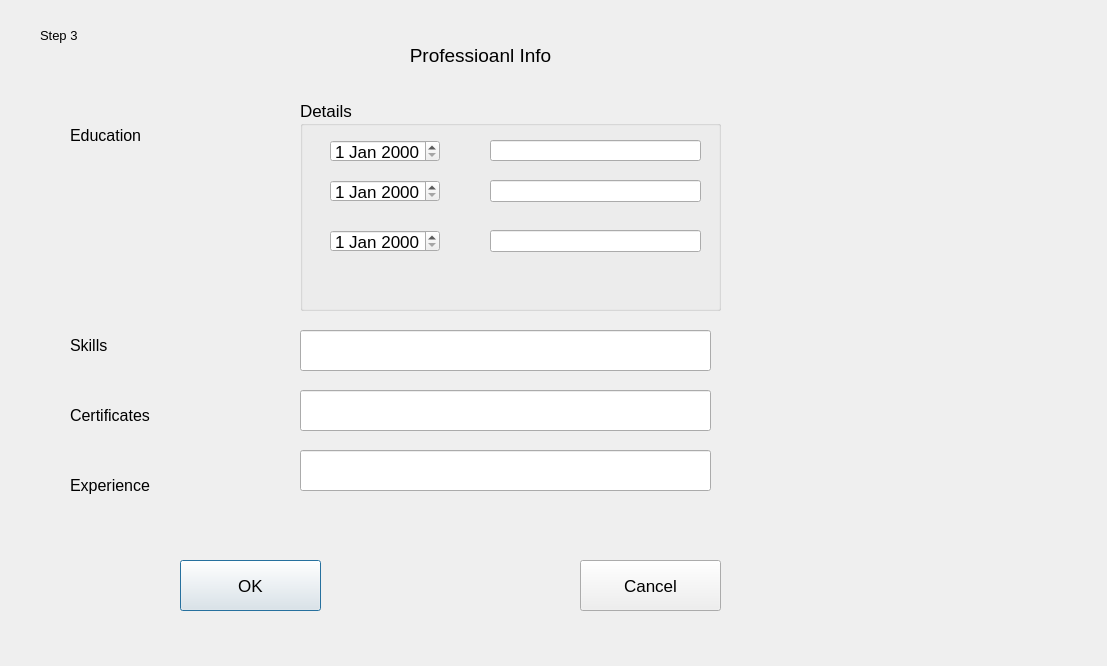
<?xml version="1.0" encoding="UTF-8"?>
<ui version="4.0">
 <class>step3idal</class>
 <widget class="QDialog" name="step3idal">
  <property name="geometry">
   <rect>
    <x>0</x>
    <y>0</y>
    <width>1107</width>
    <height>666</height>
   </rect>
  </property>
  <property name="font">
   <font>
    <pointsize>13</pointsize>
   </font>
  </property>
  <property name="windowTitle">
   <string>Dialog</string>
  </property>
  <widget class="QLabel" name="label">
   <property name="geometry">
    <rect>
     <x>40</x>
     <y>20</y>
     <width>141</width>
     <height>31</height>
    </rect>
   </property>
   <property name="font">
    <font>
     <pointsize>10</pointsize>
    </font>
   </property>
   <property name="text">
    <string>Step 3</string>
   </property>
  </widget>
  <widget class="QLabel" name="label_2">
   <property name="geometry">
    <rect>
     <x>260</x>
     <y>30</y>
     <width>441</width>
     <height>51</height>
    </rect>
   </property>
   <property name="font">
    <font>
     <pointsize>14</pointsize>
    </font>
   </property>
   <property name="text">
    <string>Professioanl Info</string>
   </property>
   <property name="alignment">
    <set>Qt::AlignCenter</set>
   </property>
  </widget>
  <widget class="QLabel" name="label_3">
   <property name="geometry">
    <rect>
     <x>70</x>
     <y>120</y>
     <width>151</width>
     <height>31</height>
    </rect>
   </property>
   <property name="font">
    <font>
     <pointsize>12</pointsize>
    </font>
   </property>
   <property name="text">
    <string>Education</string>
   </property>
  </widget>
  <widget class="QGroupBox" name="groupBox">
   <property name="geometry">
    <rect>
     <x>300</x>
     <y>100</y>
     <width>421</width>
     <height>211</height>
    </rect>
   </property>
   <property name="title">
    <string>Details</string>
   </property>
   <widget class="QDateEdit" name="dateEdit">
    <property name="geometry">
     <rect>
      <x>30</x>
      <y>40</y>
      <width>110</width>
      <height>22</height>
     </rect>
    </property>
   </widget>
   <widget class="QLineEdit" name="lineEdit">
    <property name="geometry">
     <rect>
      <x>190</x>
      <y>40</y>
      <width>211</width>
      <height>21</height>
     </rect>
    </property>
   </widget>
   <widget class="QDateEdit" name="dateEdit_2">
    <property name="geometry">
     <rect>
      <x>30</x>
      <y>80</y>
      <width>110</width>
      <height>22</height>
     </rect>
    </property>
   </widget>
   <widget class="QDateEdit" name="dateEdit_3">
    <property name="geometry">
     <rect>
      <x>30</x>
      <y>130</y>
      <width>110</width>
      <height>22</height>
     </rect>
    </property>
   </widget>
   <widget class="QLineEdit" name="lineEdit_2">
    <property name="geometry">
     <rect>
      <x>190</x>
      <y>80</y>
      <width>211</width>
      <height>22</height>
     </rect>
    </property>
   </widget>
   <widget class="QLineEdit" name="lineEdit_3">
    <property name="geometry">
     <rect>
      <x>190</x>
      <y>130</y>
      <width>211</width>
      <height>22</height>
     </rect>
    </property>
   </widget>
  </widget>
  <widget class="QLabel" name="label_4">
   <property name="geometry">
    <rect>
     <x>70</x>
     <y>330</y>
     <width>151</width>
     <height>31</height>
    </rect>
   </property>
   <property name="font">
    <font>
     <pointsize>12</pointsize>
    </font>
   </property>
   <property name="text">
    <string>Skills</string>
   </property>
  </widget>
  <widget class="QLineEdit" name="lineEdit_4">
   <property name="geometry">
    <rect>
     <x>300</x>
     <y>330</y>
     <width>411</width>
     <height>41</height>
    </rect>
   </property>
  </widget>
  <widget class="QLabel" name="label_5">
   <property name="geometry">
    <rect>
     <x>70</x>
     <y>400</y>
     <width>151</width>
     <height>31</height>
    </rect>
   </property>
   <property name="font">
    <font>
     <pointsize>12</pointsize>
    </font>
   </property>
   <property name="text">
    <string>Certificates</string>
   </property>
  </widget>
  <widget class="QLabel" name="label_6">
   <property name="geometry">
    <rect>
     <x>70</x>
     <y>470</y>
     <width>151</width>
     <height>31</height>
    </rect>
   </property>
   <property name="font">
    <font>
     <pointsize>12</pointsize>
    </font>
   </property>
   <property name="text">
    <string>Experience</string>
   </property>
  </widget>
  <widget class="QLineEdit" name="lineEdit_5">
   <property name="geometry">
    <rect>
     <x>300</x>
     <y>390</y>
     <width>411</width>
     <height>41</height>
    </rect>
   </property>
  </widget>
  <widget class="QLineEdit" name="lineEdit_6">
   <property name="geometry">
    <rect>
     <x>300</x>
     <y>450</y>
     <width>411</width>
     <height>41</height>
    </rect>
   </property>
  </widget>
  <widget class="QPushButton" name="pushButton">
   <property name="geometry">
    <rect>
     <x>180</x>
     <y>560</y>
     <width>141</width>
     <height>51</height>
    </rect>
   </property>
   <property name="text">
    <string>OK</string>
   </property>
  </widget>
  <widget class="QPushButton" name="pushButton_2">
   <property name="geometry">
    <rect>
     <x>580</x>
     <y>560</y>
     <width>141</width>
     <height>51</height>
    </rect>
   </property>
   <property name="text">
    <string>Cancel</string>
   </property>
  </widget>
 </widget>
 <resources/>
 <connections/>
</ui>
